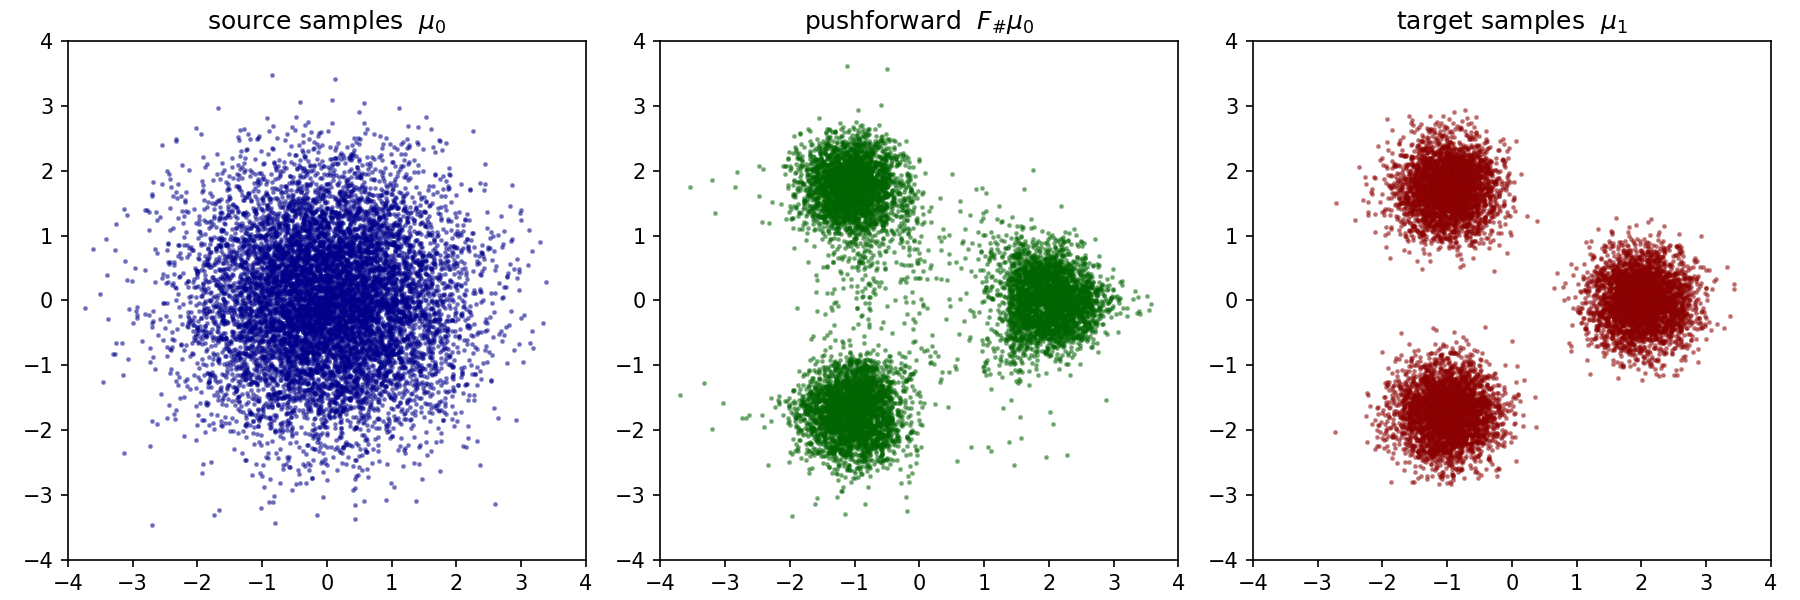

The script that saved this image:
from pathlib import Path
import torch
from zflows import NSF, Gaussian, Gaussian_Mixture, forward_KL

HERE = Path(__file__).resolve().parent

device = 'cuda' if torch.cuda.is_available() else 'cpu'
torch.manual_seed(0)

# source: standard Gaussian
u0 = Gaussian(mean=[0.0, 0.0], variance=[1.0, 1.0]).to(device)

# target: 3-mode diagonal Gaussian mixture on an equilateral triangle
u1 = Gaussian_Mixture(
    weights=[1.0, 1.0, 1.0],
    mean=[
        [ 2.0,  0.0],
        [-1.0,  1.732],
        [-1.0, -1.732],
    ],
    variance=[
        [0.15, 0.15],
        [0.15, 0.15],
        [0.15, 0.15],
    ],
).to(device)

# initialize Neural Spline Flow (NSF)
flow = NSF(a=[-4, -4], b=[4, 4], bins=8, transforms=4, hidden_features=(64, 64)).to(device)

# training parameters
N: int = 10000 # number of samples
LR: float = 1e-3 # learning rate
BATCH: int = 1000 # batch size
EPOCH: int = 20 # number of epochs

# data-driven: training data are samples from the target distribution
y = u1.samples(N)
optimizer = torch.optim.Adam(flow.parameters(), lr=LR)

for epoch in range(EPOCH):
    perm = torch.randperm(N, device=device)
    epoch_loss = 0.0
    n_batches = 0
    for start in range(0, N, BATCH):
        idx = perm[start:start + BATCH]
        y_batch = y[idx]

        loss = forward_KL(y_batch, source=u0, flow=flow)

        optimizer.zero_grad()
        loss.backward()
        optimizer.step()

        epoch_loss += loss.item()
        n_batches += 1

    avg_loss = epoch_loss / n_batches
    print(f"epoch {epoch+1:>3}/{EPOCH}   KL_loss = {avg_loss:.6f}")

# plot the result
import matplotlib.pyplot as plt

with torch.no_grad():
    x_plot = u0.samples(N) # fresh samples from source
    y_pf, _ = flow.t().call_and_ladj(x_plot) # pushforward F(x)
    y_true = u1.samples(N) # fresh samples from target (ground truth)

x_np = x_plot.cpu().numpy()
y_pf_np = y_pf.cpu().numpy()
y_true_np = y_true.cpu().numpy()

fig, axes = plt.subplots(1, 3, figsize=(12, 4))

axes[0].scatter(x_np[:, 0], x_np[:, 1], s=2, alpha=0.4, color="darkblue")
axes[0].set_title(r"source samples  $\mu_0$")

axes[1].scatter(y_pf_np[:, 0], y_pf_np[:, 1], s=2, alpha=0.4, color="darkgreen")
axes[1].set_title(r"pushforward  $F_\# \mu_0$")

axes[2].scatter(y_true_np[:, 0], y_true_np[:, 1], s=2, alpha=0.4, color="darkred")
axes[2].set_title(r"target samples  $\mu_1$")

for ax in axes:
    ax.set_xlim(-4, 4)
    ax.set_ylim(-4, 4)
    ax.set_aspect("equal")

plt.tight_layout()
plt.savefig(HERE / "2D_forward_KL.png", dpi=150)
plt.show()
